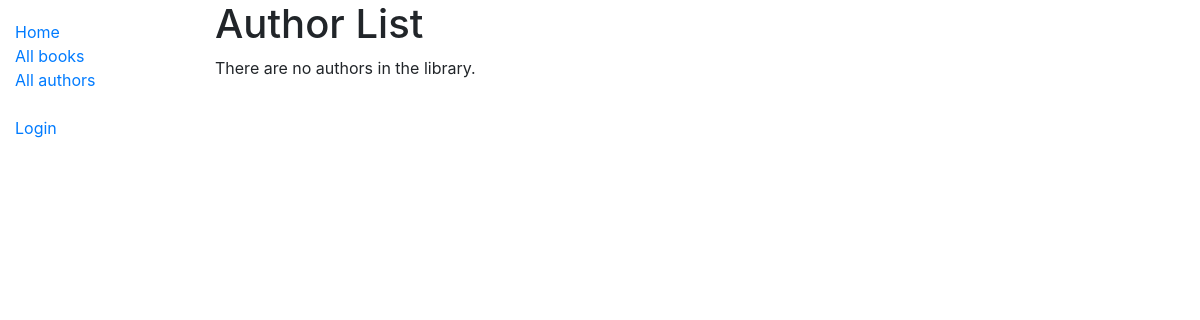
The app's page /catalog/authors/, older data.
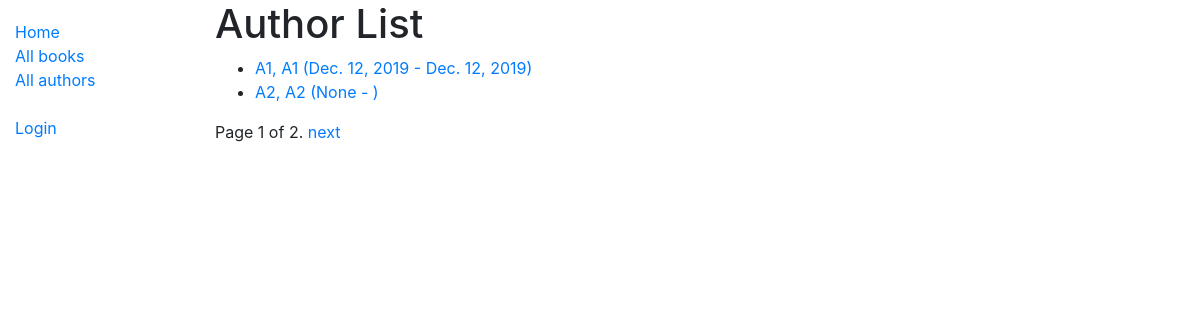
The same page, newer data.
### catalog/models.py (models this page shows, shortened)
class Author(models.Model):
    first_name = models.CharField(max_length=100)
    last_name = models.CharField(max_length=100)
    date_of_birth = models.DateField(null=True, blank=True)
    date_of_death = models.DateField('Died', null=True, blank=True)
    class Meta:
        ordering = ['last_name', 'first_name']
    def get_absolute_url(self):
        return reverse('author-detail', args=[str(self.id)])

### catalog/views.py (the view)
# urls.py: path('authors/', views.AuthorListView.as_view(), name='authors'),
class AuthorListView(generic.ListView):
    model = Author
    paginate_by = 2
    def get_queryset(self):
        return Author.objects.filter(last_name__startswith='A')[:5]  # Get 5 authors containing the title war

### catalog/templates/catalog/author_list.html
{% extends "base_generic.html" %}
{% block content %}
  <h1>Author List</h1>
  {% if author_list %}
  <ul>
    {% for author in author_list %}
      <li>
        <a href="{{ author.get_absolute_url }}">
            {{ author.last_name }}, {{ author.first_name }}
            ({{ author.date_of_birth }} - {% if author.date_of_death %}{{author.date_of_death}}{% endif %})
        </a>
      </li>
    {% endfor %}
  </ul>
  {% else %}
    <p>There are no authors in the library.</p>
  {% endif %}
{% endblock %}

### catalog/templates/base_generic.html (shortened to what this page needs)
<!DOCTYPE html>
<html lang="en">
<head>
  <link rel="stylesheet" href="https://stackpath.bootstrapcdn.com/bootstrap/4.1.3/css/bootstrap.min.css">
  {% load static %}
  <link rel="stylesheet" href="{% static 'css/styles.css' %}">
</head>
<body>
  <div class="container-fluid">
    <div class="row">
      <div class="col-sm-2">
      {% block sidebar %}
        <ul class="sidebar-nav">
          <li><a href="{% url 'index' %}">Home</a></li>
          <li><a href="{% url 'books' %}">All books</a></li>
          <li><a href="{% url 'authors' %}">All authors</a></li>
          <li><br></li>
          {% if user.is_authenticated %}
            <li>User: {{ user.get_username }}</li>
            <li><a href="{% url 'my-borrowed' %}">My Borrowed</a></li>
            <li><a href="{% url 'logout' %}?next={{request.path}}">Logout</a></li>
          {% else %}
            <li><a href="{% url 'login' %}?next={{request.path}}">Login</a></li>
          {% endif %}
        </ul>
     {% endblock %}
      </div>
      <div class="col-sm-10 ">
        {% block content %}{% endblock %}
          {% block pagination %}
            {% if is_paginated %}
                <div class="pagination">
                    <span class="page-links">
                        <span class="page-current">
                            Page {{ page_obj.number }} of {{ page_obj.paginator.num_pages }}.
                        </span>
                        {% if page_obj.has_next %}
                            <a href="{{ request.path }}?page={{ page_obj.next_page_number }}">next</a>
                        {% endif %}
                    </span>
                </div>
            {% endif %}
          {% endblock %}
      </div>
    </div>
  </div>
</body>
</html>

### catalog/static/css/styles.css (style rules this page uses)
.sidebar-nav { margin-top: 20px; padding: 0; list-style: none; }

Row changes from the older to the newer data that the page shows:
added Author: last_name "A1", first_name "A1", date_of_birth "Dec. 12, 2019", date_of_death "Dec. 12, 2019"
added Author: last_name "A2", first_name "A2", date_of_birth "None"
Text that changed along with them:
{{ page_obj.number }}: (not shown) → "1"
{{ page_obj.paginator.num_pages }}: (not shown) → "2"
text no longer shown: "There are no authors in the library."
text now shown: "Page of . next"
